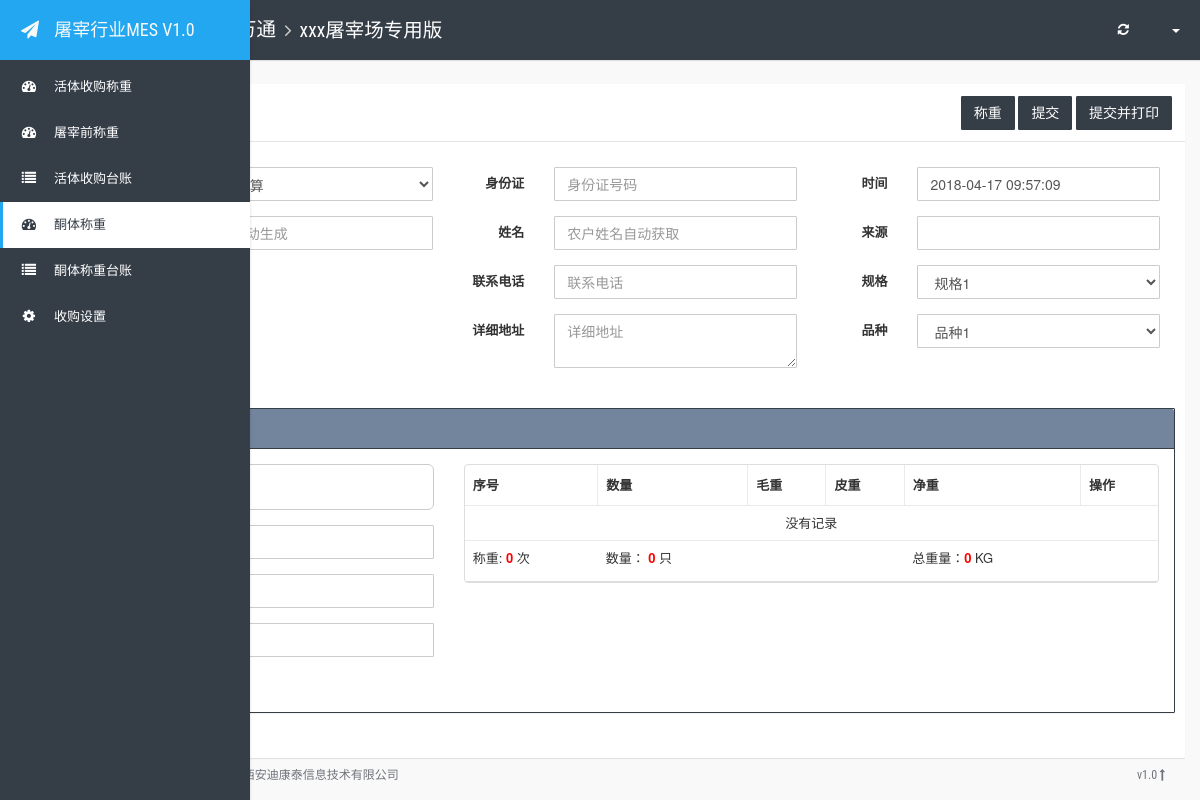
Page /ttcz_edit/ on the earlier database version.
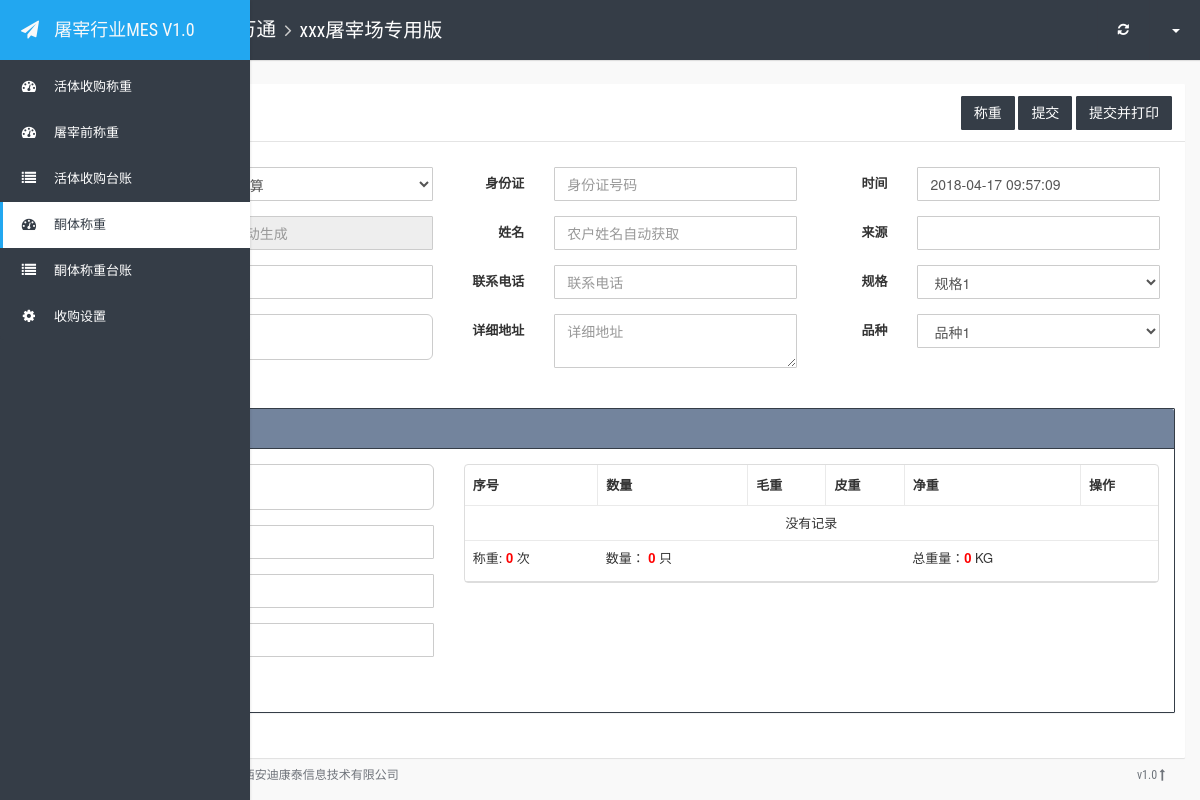
Same page on the later database version.
### meat/models.py (models this page shows)
class SystemConfig(models.Model):
    pay_type = models.IntegerField(default=1) # 结算方式 0 活体结算； 1 酮体结算； 2 两者都可以
    live_buy_price = models.FloatField(default=0)  # 活体默认收购价格
    live_tare = models.FloatField(default=0)  # 活体默认皮重
    live_weigh_number = models.IntegerField(default=5)  # 活体默认每次可称重数量
    ketobody_weigh_number = models.IntegerField(default=5)  # 酮体默认每次可称重数量
    ketobody_buy_price = models.FloatField(default=0)  # 酮体默认收购价格
    ketobody_tare = models.FloatField(default=0)  # 酮体默认皮重
    unit_of_weight = models.CharField(max_length=10, default="KG")  # 重量计量单位
    unit_of_number = models.CharField(max_length=10, default="只(头)")  # 数量计量单位

### meat/views.py (the view)
# urls.py: path('ttcz_edit/', ttcz_edit, name="ttcz_edit"),
def ttcz_edit(request):
    config = SystemConfig.objects.first()
    return render(request, 'meat/ttcz_edit.html', {"config": config})

### meat/templates/meat/ttcz_edit.html (shortened to what the changed rows need)
{% extends 'layout.html' %}
{% load staticfiles %}
{% block content %}
<div class="row">
    <div class="card">
        <div class="card-body">
            <form id="formSG" method="post" class="form-horizontal">
                <div class="row">
                    <div class="col-sm-4">
                        <div class="form-group">
                            <div class="col-sm-9">
                               <select id="pay_type" name="pay_type" class="form-control">
                                   <option value="0" {% if config.pay_type == 0 %} selected {% endif %}>活体结算</option>
                                   <option value="1" {% if config.pay_type == 1 %} selected {% endif %}>酮体结算</option>
                               </select>
                            </div>
                        </div>
                        <div class="form-group">
                            <div class="col-sm-9">
                                <input class="form-control" id="sg_no" name="sg_no" placeholder="系统自动生成">
                            </div>
                        </div>
                        <div class="form-group jiesuan">
                            <div class="col-sm-9">
                                <input class="form-control" id="sg_price" name="sg_price" value="{{ config.live_buy_price }}">
                            </div>
                        </div>
                        <div class="form-group form-group-lg jiesuan">
                            <div class="col-sm-9">
                                <input class="form-control" id="total_price" name="total_price" value="0">
                            </div>
                        </div>
                    </div>
                </div>
                <div class="row">
                    <div class="panel panel-primary">
                        <div class="panel-body">
                            <div class="row">
                                <div class="col-sm-4">
                                    <div class="form-group">
                                        <div class="col-sm-9">
                                            <input class="form-control" id="cur_number" value="{{ config.live_weigh_number}}">
                                        </div>
                                    </div>
                                    <div class="form-group">
                                        <div class="col-sm-9">
                                            <input class="form-control" id="pz_weight" name="pz_weight" value="{{ config.live_tare}}">
                                        </div>
                                    </div>
                                </div>
                                <div class="col-sm-8">
                                    <table id="table1" class="table">
                                        <thead>
                                            <tr>
                                                <th data-field="no">序号</th>
                                                <th data-field="cur_number">数量</th>
                                                <th data-field="mz_weight">毛重</th>
                                                <th data-field="pz_weight">皮重</th>
                                                <th data-field="jz_weight">净重</th>
                                                <th data-field="opt">操作</th>
                                            </tr>
                                        </thead>
                                        <tfoot>
                                            <tr>
                                                <td>称重: <label id="lblCount" style="color:red">0</label> 次 <input id="cz_count" name="cz_count" type="hidden" value="0"> </td>
                                                <td> 数量： <label id="lblNumber" style="color:red">0</label> {{ config.unit_of_number}} <input id="cz_number" name="cz_number" type="hidden" value="0"> </td>
                                                <td> </td>
                                                <td> </td>
                                                <td> 总重量：<label id="lblWeight" style="color:red">0</label> {{ config.unit_of_weight}} <input id="cz_weight" name="cz_weight" type="hidden" value="0"> </td>
                                                <td> </td>
                                            </tr>
                                        </tfoot>
                                    </table>
                                </div>
                            </div>
                        </div>
                    </div>
                </div>
            </form>
        </div>
    </div>
</div>
{% endblock %}

Differences in the rows shown:
changed SystemConfig "KG": pay_type "活体结算" → "酮体结算"; sg_price (not shown) → "18.96"
Other differences:
form field total_price: (not shown) → "0"
